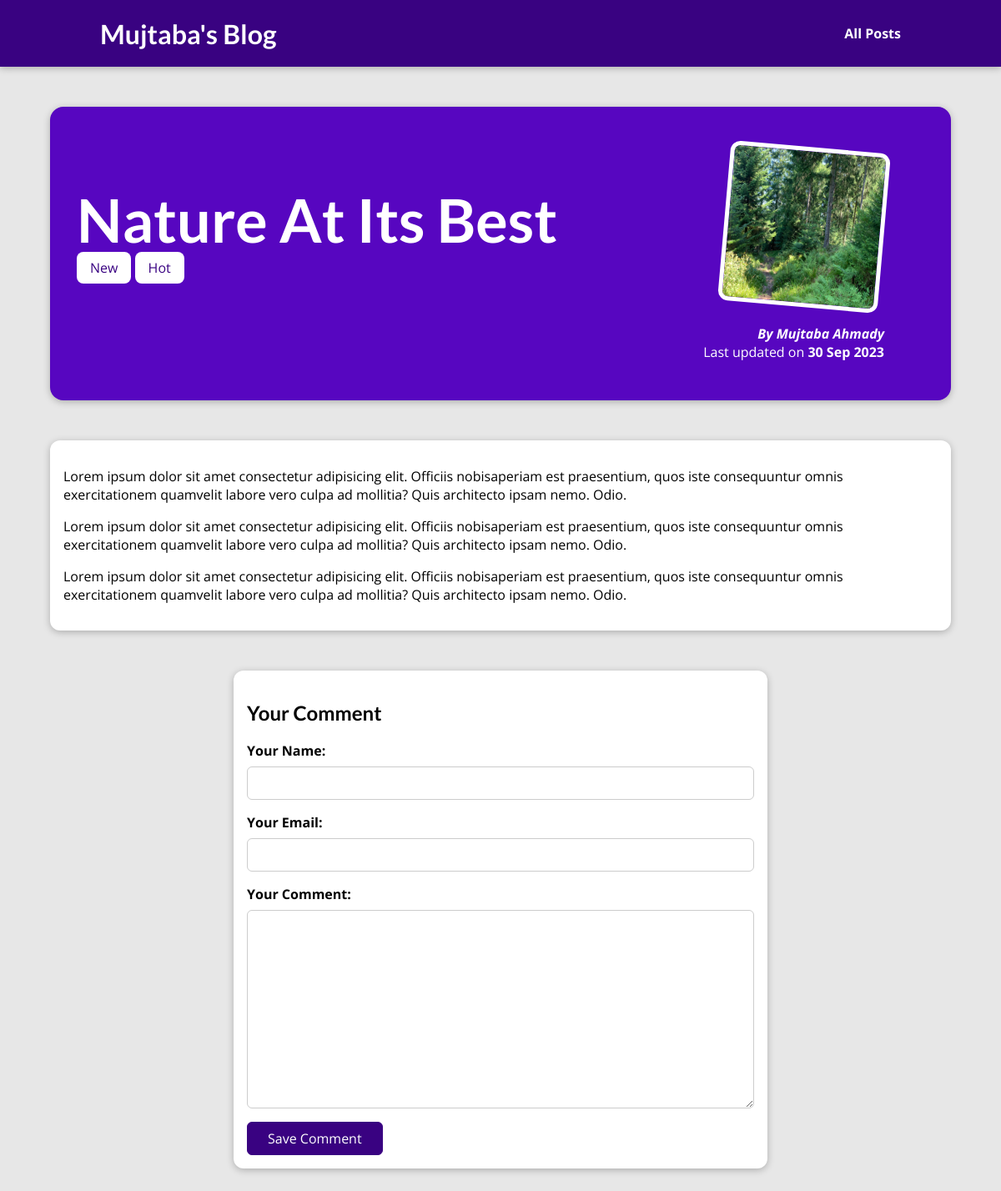
The page /posts/nature-at-its-best on the database its author committed.
### blog/models.py (models this page shows, shortened)
class Post(models.Model):
    title = models.CharField(max_length=150)
    excerpt = models.CharField(max_length=200)
    image = models.ImageField(upload_to="posts", null=True)
    date = models.DateField(auto_now=True)
    slug = models.SlugField(unique=True, db_index=True)
    content = models.TextField(validators=[MinLengthValidator(10)])
    author = models.ForeignKey(Author, on_delete=models.SET_NULL, null=True, related_name="posts")
    tags = models.ManyToManyField(Tag)

class Tag(models.Model):
    caption = models.CharField(max_length=20)

class Author(models.Model):
    first_name = models.CharField(max_length=100)
    last_name = models.CharField(max_length=100)
    email_address = models.EmailField()
    def full_name(self):
        return f"{self.first_name} {self.last_name}"
    def __str__(self):
        return self.full_name()

### blog/views.py (the view, shortened to what this page needs)
# urls.py: path("posts/<slug:slug>", views.SinglePostView.as_view(), name="post-detail-page") #/posts/my-first-post
class SinglePostView(View):
    def get(self, request, slug):
        post = Post.objects.get(slug=slug)
        context = {
            "post": post,
            "post_tags": post.tags.all(),
            "comment_form": CommentForm
        }
        return render(request, "blog/post-detail.html", context)

### blog/templates/blog/post-detail.html (shortened to what this page needs)
{% extends "base.html" %}
{% load static %}
{% block css_files %}
<link rel="stylesheet" href="{% static "blog/post-detail.css" %}" />
{% endblock %}
{% block content %}
<section id="summary">
  <h2>{{ post.title }}</h2>
  <div>
    {% for tag in post_tags %}
      <span class="tag">{{ tag.caption }}</span>
    {% endfor %}
  </div>
  <article>
    <img src="{{ post.image.url }}" alt="{{ post.title }}" />
    <address>By <a href="mailto:{{ post.author.email_address }}">{{ post.author }}</a></address>
    <div>Last updated on <time>{{ post.date|date:"d M Y" }}</time></div>
  </article>
</section>
<main>
  {{ post.content|linebreaks }}
</main>
<section id="comment-form">
  <h2>Your Comment</h2>
  <form action="{% url 'post-detail-page' post.slug %}" method="POST">
    {% for form_field in comment_form %}
      <div class="form-control">
        {{ form_field.label_tag }}
        {{ form_field }}
      </div>
    {% endfor %}
    <button>Save Comment</button>
  </form>
</section>
{% endblock %}

### static/app.css (style rules this page uses)
* { box-sizing: border-box; }
html { font-family: 'Open Sans', 'Lato', sans-serif; }
body { margin: 0; }
h1, h2, h3 { font-family: 'Lato', sans-serif; font-weight: bold; }

### blog/static/blog/post-detail.css (style rules this page uses)
body { background-color: #e7e7e7; }
#summary { margin: 8rem auto 3rem auto; padding: 2rem; width: 90%; max-width: 90rem; border-radius: 16px; background-color: #5706c0; position: relative; box-shadow: 0 2px 8px rgba(0, 0, 0, 0.25); height: 22rem; }
#summary h2 { color: white; font-size: 4.5rem; margin-bottom: 0.25rem; }
#summary article { position: absolute; top: 2rem; right: 3rem; padding: 1rem 2rem; border-radius: 12px; text-align: right; color: white; }
#summary article img { width: 12rem; height: 12rem; border-radius: 12px; transform: rotateZ(5deg); border: 5px solid white; margin-bottom: 1rem; }
#summary address { font-weight: bold; }
#summary a { color: white; text-decoration: none; }
#summary time { font-weight: bold; }
main { width: 90%; max-width: 90rem; margin: 3rem auto; background-color: white; padding: 1rem; border-radius: 12px; box-shadow: 0 2px 8px rgba(0, 0, 0, 0.25); }
.tag { background-color: white; color: #390281; padding: 0.5rem 1rem; border-radius: 8px; }
#comment-form { margin: 3rem auto; width: 90%; max-width: 40rem; border-radius: 12px; background-color: white; box-shadow: 0 2px 8px rgba(0, 0, 0, 0.25); padding: 1rem; }
#comment-form button { font: inherit; background-color: #390281; color: white; border: 1px solid #390281; padding: 0.5rem 1.5rem; border-radius: 6px; cursor: pointer; }
.form-control { margin-bottom: 1rem; }
.form-control label { font-weight: bold; margin-bottom: 0.5rem; display: block; }
.form-control input, .form-control textarea { display: block; width: 100%; font: inherit; padding: 0.5rem; border-radius: 6px; border: 1px solid #ccc; }

### templates/base.html (style rules this page uses)
* { box-sizing: border-box; }
html { font-family: 'Open Sans', 'Lato', sans-serif; }
body { margin: 0; }
h1, h2, h3 { font-family: 'Lato', sans-serif; font-weight: bold; }

### rows shown on the page
Post: title "Nature At Its Best", image (picture), author "Mujtaba Ahmady", date "30 Sep 2023", content "Lorem ipsum dolor sit amet consectetur adipisicing elit. Officiis nobisaperiam est praesentium, quos iste consequuntur omnis exercitationem quamvelit labore vero culpa ad mollitia? Quis architecto ipsam nemo. Odio. Lorem ipsum dolor sit amet consectetur adipisicing elit. Officiis nobisaperiam est praesentium, quos iste consequuntur omnis exercitationem quamvelit labore vero culpa ad mollitia? Quis architecto ipsam nemo. Odio. Lorem ipsum dolor sit amet consectetur adipisicing elit. Officiis nobisaperiam est praesentium, quos iste consequuntur omnis exercitationem quamvelit labore vero culpa ad mollitia? Quis architecto ipsam nemo. Odio."
Tag: caption "New"
Tag: caption "Hot"
